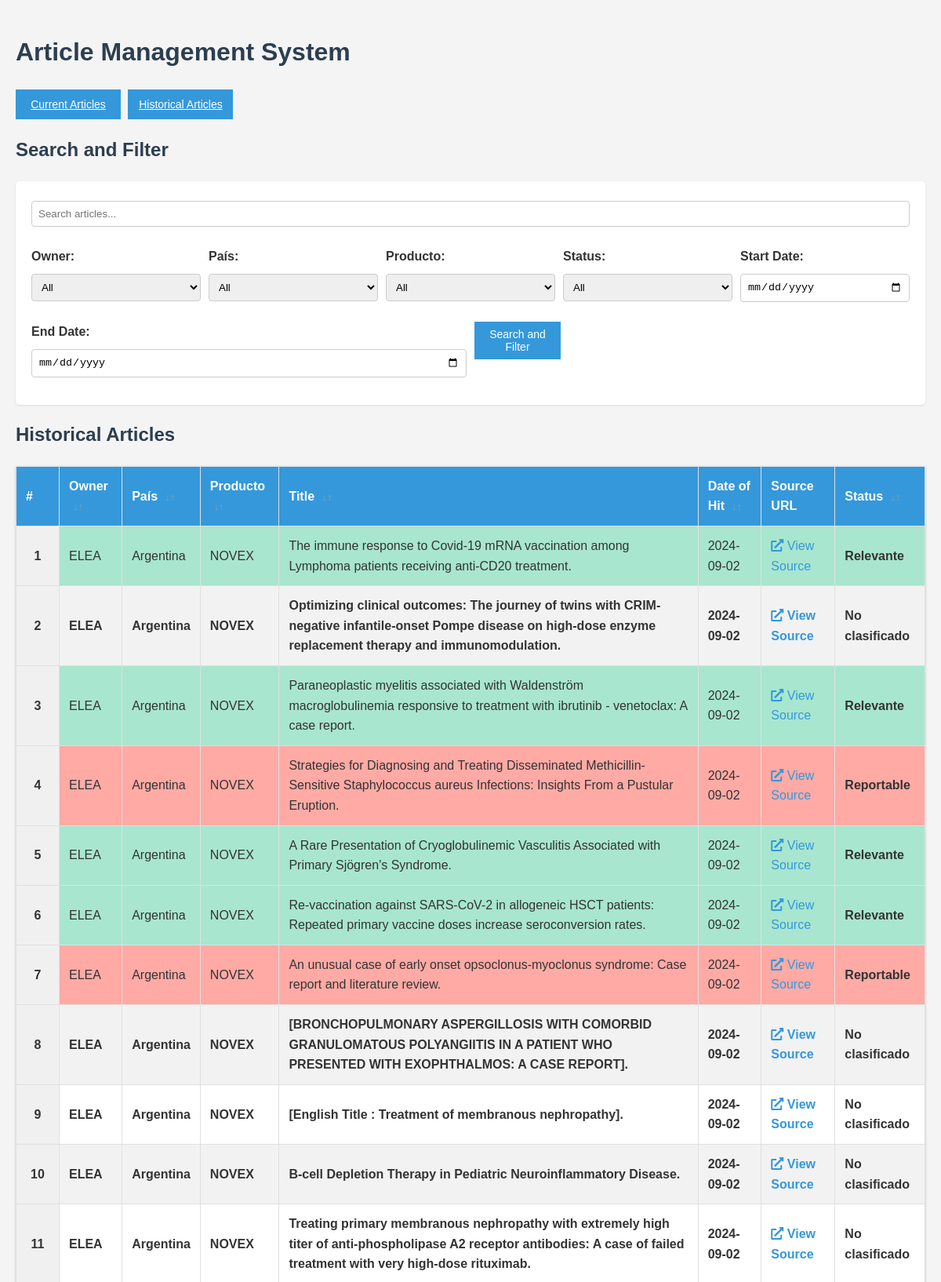
/historical (upper part), run on the app's committed database.
### models.py (models this page shows)
class Article(db.Model):
    id = db.Column(db.Integer, primary_key=True)
    articleSourceId = db.Column(db.String(255), nullable=False)
    sourceUrl = db.Column(db.String(255), nullable=False)
    title = db.Column(db.Text, nullable=False)
    englishAbstract = db.Column(db.Text)
    spanishAbstract = db.Column(db.Text)
    portugueseAbstract = db.Column(db.Text)
    owner = db.Column(db.String(255), nullable=False)
    pais = db.Column(db.String(255), nullable=False)
    producto = db.Column(db.String(255), nullable=False)
    dateOfHit = db.Column(db.Date, nullable=False)
    status = db.Column(db.String(20), default="No clasificado")
    is_historical = db.Column(db.Boolean, default=False)
    comments = db.Column(db.Text)  # New field for comments

### routes.py (the view)
@main.route('/historical')
def historical():
    logging.debug("Entering historical route")
    search_query = request.args.get('search', '')
    owner_filter = request.args.get('owner', '')
    pais_filter = request.args.get('pais', '')
    producto_filter = request.args.get('producto', '')
    status_filter = request.args.get('status', '')
    start_date = request.args.get('start_date', '')
    end_date = request.args.get('end_date', '')
    query = Article.query.filter_by(is_historical=True)
    query = apply_filters(query, search_query, owner_filter, pais_filter, producto_filter, status_filter, start_date, end_date)
    articles = query.all()
    logging.debug(f"Retrieved {len(articles)} historical articles from the database")
    owners = db.session.query(Article.owner.distinct()).all()
    paises = db.session.query(Article.pais.distinct()).all()
    productos = db.session.query(Article.producto.distinct()).all()
    logging.debug(f"Retrieved {len(owners)} owners, {len(paises)} paises, and {len(productos)} productos")
    return render_template('index.html', articles=articles, owners=owners, paises=paises, productos=productos,
                           search_query=search_query, owner_filter=owner_filter, pais_filter=pais_filter,
                           producto_filter=producto_filter, status_filter=status_filter,
                           start_date=start_date, end_date=end_date, historical=True)

### routes.py (called while the page is built, shortened)
def apply_filters(query, search_query, owner_filter, pais_filter, producto_filter, status_filter, start_date, end_date):
    if owner_filter:
        query = query.filter(Article.owner == owner_filter)
    if pais_filter:
        query = query.filter(Article.pais == pais_filter)
    if producto_filter:
        query = query.filter(Article.producto == producto_filter)
    if status_filter:
        query = query.filter(Article.status == status_filter)
    if start_date:
        query = query.filter(Article.dateOfHit >= datetime.strptime(start_date, '%Y-%m-%d').date())
    if end_date:
        query = query.filter(Article.dateOfHit <= datetime.strptime(end_date, '%Y-%m-%d').date())
    return query

### templates/index.html (shortened to what this page needs)
{% extends "base.html" %}
{% block content %}
<section id="search-filter">
    <h2>Search and Filter</h2>
    <form id="searchFilterForm" method="GET" action="{{ url_for('main.historical' if historical else 'main.index') }}">
        <div class="form-group">
            <input type="text" name="search" placeholder="Search articles..." value="{{ search_query }}">
        </div>
        <div class="form-group">
            <label for="owner">Owner:</label>
            <select name="owner">
                <option value="">All</option>
            </select>
        </div>
        <div class="form-group">
            <label for="pais">País:</label>
            <select name="pais">
                <option value="">All</option>
            </select>
        </div>
        <div class="form-group">
            <label for="producto">Producto:</label>
            <select name="producto">
                <option value="">All</option>
            </select>
        </div>
        <div class="form-group">
            <label for="status">Status:</label>
            <select name="status">
                <option value="">All</option>
            </select>
        </div>
        <div class="form-group">
            <label for="start_date">Start Date:</label>
            <input type="date" name="start_date" value="{{ start_date }}">
        </div>
        <div class="form-group">
            <label for="end_date">End Date:</label>
            <input type="date" name="end_date" value="{{ end_date }}">
        </div>
        <div class="form-group">
            <button type="submit">Search and Filter</button>
        </div>
    </form>
</section>
<section id="articles">
    <h2>{% if historical %}Historical {% endif %}Articles</h2>
    <table id="articlesTable">
        <thead>
            <tr>
                <th data-sort="row-number">#</th>
                <th data-sort="owner">Owner <span class="sort-icon">&#8595;&#8593;</span></th>
                <th data-sort="pais">País <span class="sort-icon">&#8595;&#8593;</span></th>
                <th data-sort="producto">Producto <span class="sort-icon">&#8595;&#8593;</span></th>
                <th data-sort="title">Title <span class="sort-icon">&#8595;&#8593;</span></th>
                <th data-sort="dateOfHit">Date of Hit <span class="sort-icon">&#8595;&#8593;</span></th>
                <th>Source URL</th>
                <th data-sort="status">Status <span class="sort-icon">&#8595;&#8593;</span></th>
            </tr>
        </thead>
        <tbody>
            {% for article in articles %}
            <tr data-id="{{ article.id }}" class="{% if article.status == 'No clasificado' %}bold{% elif article.status == 'Relevante' %}relevante{% elif article.status == 'Reportable' %}reportable{% endif %}">
                <td class="row-number"></td>
                <td>{{ article.owner }}</td>
                <td>{{ article.pais }}</td>
                <td>{{ article.producto }}</td>
                <td>{{ article.title }}</td>
                <td>{{ article.dateOfHit }}</td>
                <td><a href="{{ article.sourceUrl }}" target="_blank" class="source-link"><i class="fas fa-external-link-alt"></i> View Source</a></td>
                <td>{{ article.status }}</td>
            </tr>
            {% endfor %}
        </tbody>
    </table>
</section>
{% endblock %}

### static/css/styles.css (style rules this page uses)
body { font-family: 'Arial', sans-serif; line-height: 1.6; color: #333; margin: 0; padding: 20px; background-color: #f4f4f4; }
h1, h2 { color: #2c3e50; }
table { width: 100%; border-collapse: collapse; margin-top: 20px; background-color: #fff; box-shadow: 0 1px 3px rgba(0,0,0,0.2); }
th, td { border: 1px solid #e0e0e0; padding: 12px; text-align: left; }
th { background-color: #3498db; color: #fff; font-weight: bold; }
tr:nth-child(even) { background-color: #f2f2f2; }
td.row-number { width: 30px; text-align: center; font-weight: bold; background-color: #f0f0f0; }
button, .button { background-color: #3498db; color: #fff; border: none; padding: 8px 12px; cursor: pointer; transition: background-color 0.3s ease; margin-right: 5px; width: 110px; font-size: 14px; text-align: center; display: inline-block; }
form { background-color: #fff; padding: 20px; border-radius: 5px; box-shadow: 0 1px 3px rgba(0,0,0,0.1); }
input[type="text"], input[type="date"], select, textarea { width: 100%; padding: 8px; margin: 5px 0 15px; display: inline-block; border: 1px solid #ccc; border-radius: 4px; box-sizing: border-box; }
.form-group label { display: block; margin-bottom: 5px; font-weight: bold; }
.bold { font-weight: bold; }
.relevante { background-color: #a8e6cf !important; transition: background-color 0.5s ease; }
.reportable { background-color: #ffaaa5 !important; transition: background-color 0.5s ease; }
.source-link, #sourceUrl { color: #3498db; text-decoration: none; }
#search-filter form, #generate-report form { display: flex; flex-wrap: wrap; gap: 10px; }
#search-filter .form-group, #generate-report .form-group { flex: 1 1 200px; }
#search-filter .form-group:first-child { flex-basis: 100%; }
input[type='text'], input[type='date'], select { width: 100%; }
.sort-icon { font-size: 0.8em; margin-left: 5px; color: #999; }
th[data-sort] { cursor: pointer; }
td:nth-child(8) { font-weight: bold; }

### data on the page
Article: owner "ELEA", pais "Argentina", producto "NOVEX", title "The immune response to Covid-19 mRNA vaccination among Lymphoma patients receiving anti-CD20 treatment.", dateOfHit "2024-09-02", status "Relevante"
Article: owner "ELEA", pais "Argentina", producto "NOVEX", title "Optimizing clinical outcomes: The journey of twins with CRIM-negative infantile-onset Pompe disease on high-dose enzyme replacement therapy and immunomodulation.", dateOfHit "2024-09-02", status "No clasificado"
Article: owner "ELEA", pais "Argentina", producto "NOVEX", title "Paraneoplastic myelitis associated with Waldenström macroglobulinemia responsive to treatment with ibrutinib - venetoclax: A case report.", dateOfHit "2024-09-02", status "Relevante"
Article: owner "ELEA", pais "Argentina", producto "NOVEX", title "Strategies for Diagnosing and Treating Disseminated Methicillin-Sensitive Staphylococcus aureus Infections: Insights From a Pustular Eruption.", dateOfHit "2024-09-02", status "Reportable"
Article: owner "ELEA", pais "Argentina", producto "NOVEX", title "A Rare Presentation of Cryoglobulinemic Vasculitis Associated with Primary Sjögren's Syndrome.", dateOfHit "2024-09-02", status "Relevante"
Article: owner "ELEA", pais "Argentina", producto "NOVEX", title "Re-vaccination against SARS-CoV-2 in allogeneic HSCT patients: Repeated primary vaccine doses increase seroconversion rates.", dateOfHit "2024-09-02", status "Relevante"
Article: owner "ELEA", pais "Argentina", producto "NOVEX", title "An unusual case of early onset opsoclonus-myoclonus syndrome: Case report and literature review.", dateOfHit "2024-09-02", status "Reportable"
Article: owner "ELEA", pais "Argentina", producto "NOVEX", title "[BRONCHOPULMONARY ASPERGILLOSIS WITH COMORBID GRANULOMATOUS POLYANGIITIS IN A PATIENT WHO PRESENTED WITH EXOPHTHALMOS: A CASE REPORT].", dateOfHit "2024-09-02", status "No clasificado"
Article: owner "ELEA", pais "Argentina", producto "NOVEX", title "[English Title : Treatment of membranous nephropathy].", dateOfHit "2024-09-02", status "No clasificado"
Article: owner "ELEA", pais "Argentina", producto "NOVEX", title "B-cell Depletion Therapy in Pediatric Neuroinflammatory Disease.", dateOfHit "2024-09-02", status "No clasificado"
Article: owner "ELEA", pais "Argentina", producto "NOVEX", title "Treating primary membranous nephropathy with extremely high titer of anti-phospholipase A2 receptor antibodies: A case of failed treatment with very high-dose rituximab.", dateOfHit "2024-09-02", status "No clasificado"
